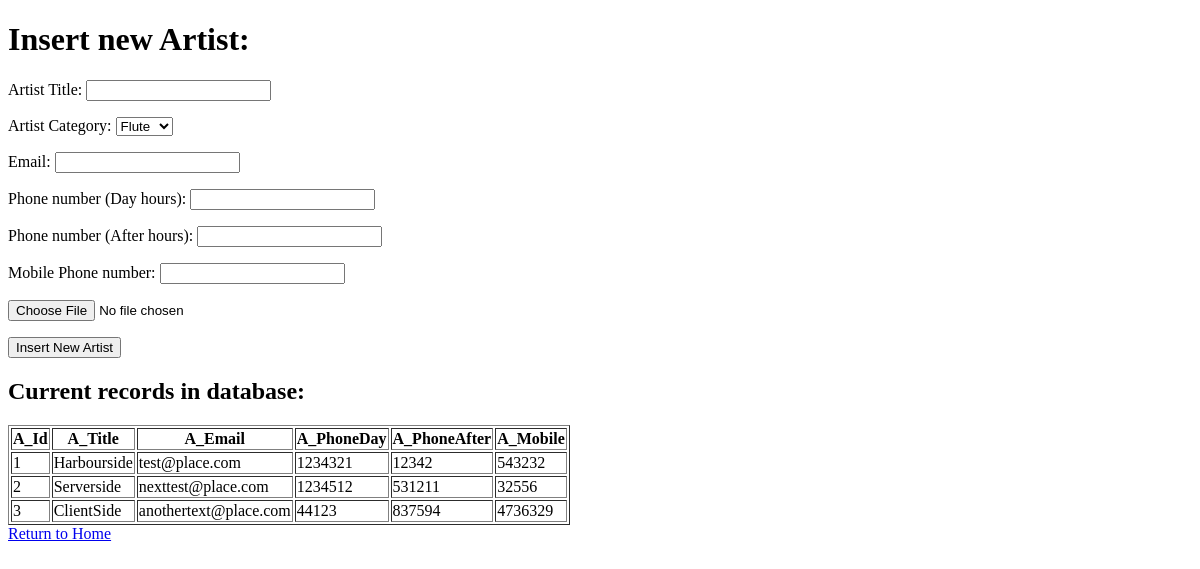
The page /site/newArtist.php on the database as committed earlier.
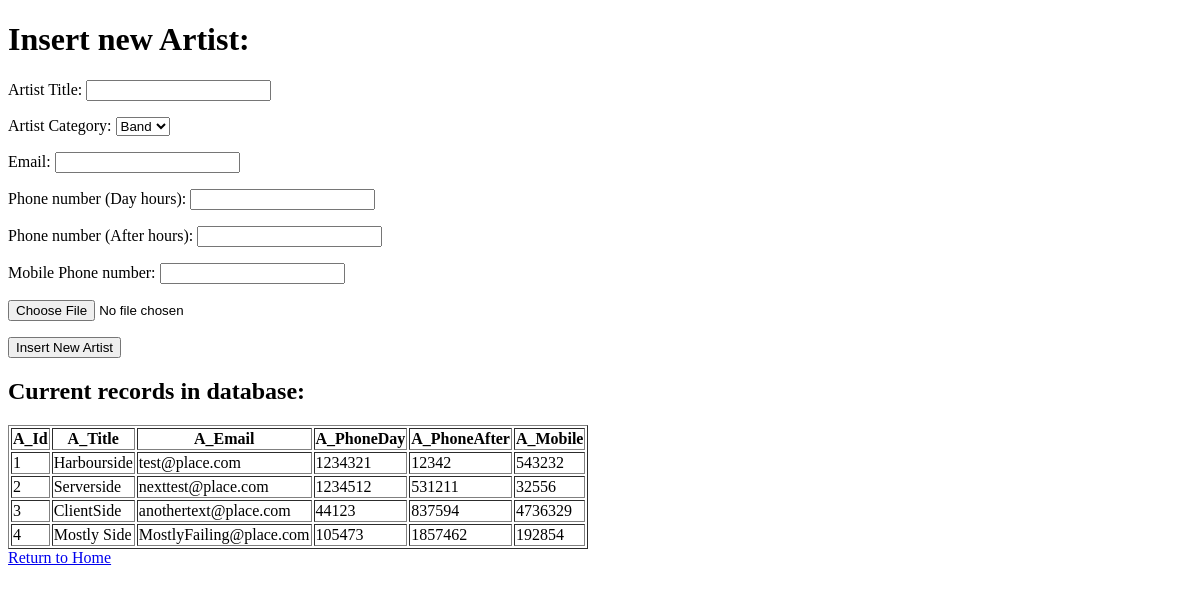
The same page on the database as committed later.
### tables this page shows
CREATE TABLE Artist (
A_Id INTEGER PRIMARY KEY NOT NULL,
A_Title VARCHAR(100) NOT NULL,
A_Email VARCHAR(100),
A_PhoneDay VARCHAR(20),
A_PhoneAfter VARCHAR(20),
A_Mobile VARCHAR(20),
A_MainImageId INTEGER,
FOREIGN KEY(A_MainImageId) REFERENCES Image(Img_Id)
);

### site/newArtist.php (the view, shortened to what this page needs)
<?php include("db_connect.php") ?>
<!DOCTYPE html>
<html>
<head lang="en">
</head>
<body>
<h1>Insert new Artist:</h1>
<form name="insertForm" enctype="multipart/form-data" method="post" action="newArtistProcess.php">
	<p>
		<label for="A_Title">Artist Title: </label>
		<input type="text" name="A_Title">
	</p>
	<p>
		<label for="C_Id">Artist Category: </label>
		<select name="C_Id">
		<?php
			$categories = $dbh->query("SELECT * FROM Category");
			foreach($categories as $row)
			{
				echo "<option value='" . $row["C_Id"] ."'>" . $row["C_Name"] . "</option>\n";
			}
		?>
		</select>
	</p>
	<p>
		<label for="A_Email">Email: </label>
		<input type="text" name="A_Email">
	</p>
	<p>
		<label for="A_PhoneDay">Phone number (Day hours): </label>
		<input type="text" name="A_PhoneDay">
	</p>
	<p>
		<label for="A_PhoneAfter">Phone number (After hours): </label>
		<input type="text" name="A_PhoneAfter">
	</p>
	<p>
		<label for="A_Mobile">Mobile Phone number: </label>
		<input type="text" name="A_Mobile">
	</p>
	<p>
		<input type="file" name="ArtistImage" />
	</p>
	<p>
		<input type="submit" name="submit" value="Insert New Artist">
	</p>
</form>
<h2>Current records in database: </h2>
<?php
	$artists = $dbh->query("SELECT * FROM Artist");
	echo "<table border='1'>\n";
	echo "<tr><th>A_Id</th><th>A_Title</th><th>A_Email</th><th>A_PhoneDay</th><th>A_PhoneAfter</th><th>A_Mobile</th></tr>\n";
	foreach($artists as $row)
	{
		echo "<tr>\n";
		echo "<td>" . $row["A_Id"] . "</td>" .
				"<td>" . $row["A_Title"] . "</td>" .
				"<td>" . $row["A_Email"] . "</td>" .
				"<td>" . $row["A_PhoneDay"] . "</td>" .
				"<td>" . $row["A_PhoneAfter"] . "</td>" .
				"<td>" . $row["A_Mobile"] . "</td>\n";
		echo "</tr>\n";
	}
	echo "</table>"
?>
<a href='index.html'>Return to Home</a>
</body>
</html>

Rows that differ between the two databases and show on the page:
added artist: A_Id "4", A_Title "Mostly Side", A_Email "MostlyFailing@place.com", A_PhoneDay "105473", A_PhoneAfter "1857462", A_Mobile "192854"
Other text that changed with them:
form field C_Id: "Flute" → "Band"
